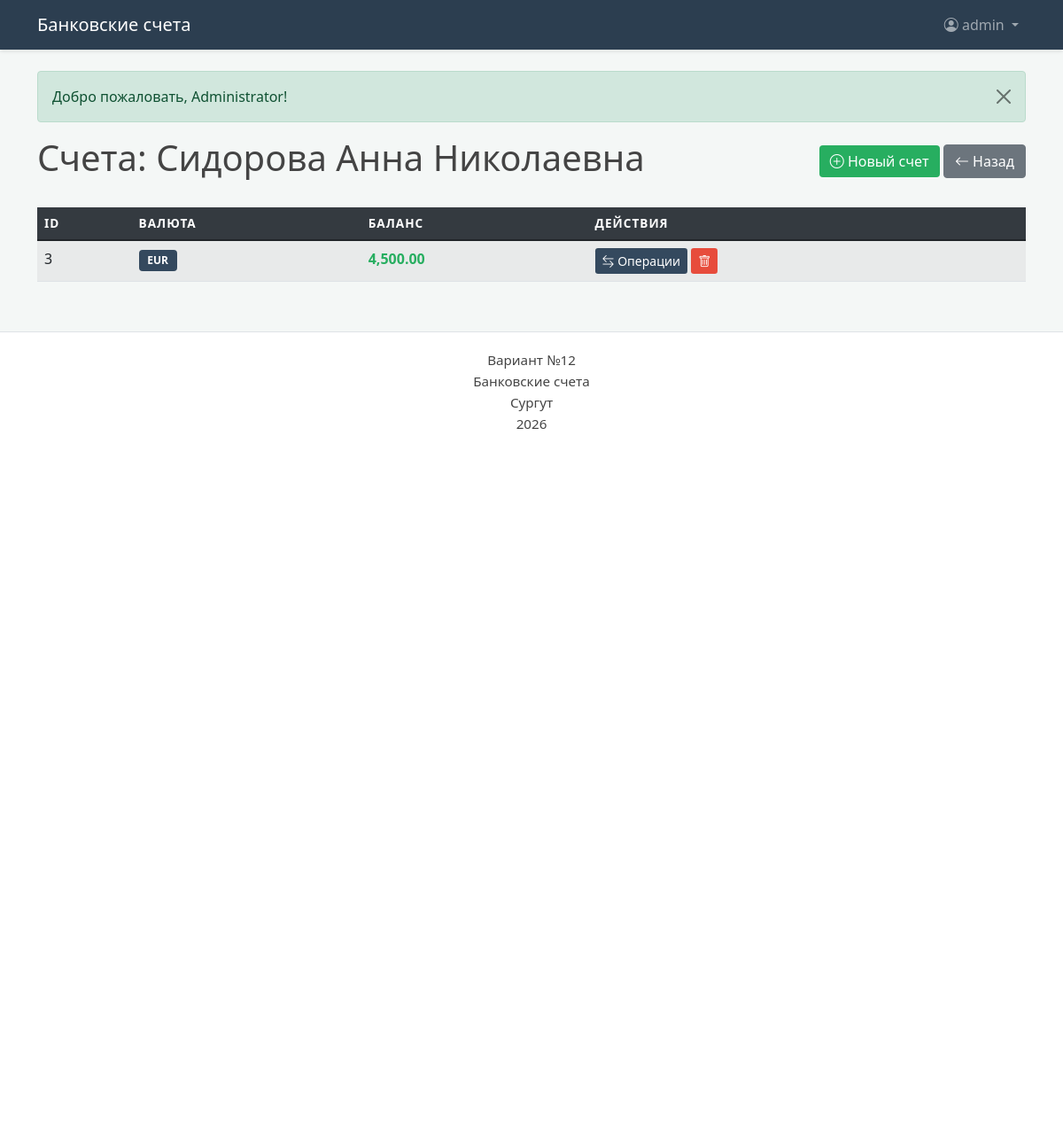
The page /wallets.php?client_id=3 (signed in) on the database its author committed.
### tables this page shows
CREATE TABLE `wallet` (
  `id` int(11) NOT NULL,
  `id_client` int(11) NOT NULL,
  `wallet_currency` varchar(10) NOT NULL
);

### wallets.php (the view, shortened to what this page needs)
<?php
require_once 'dbconnect.php';
$client_id = $_GET['client_id'] ?? 0;
$client = $pdo->prepare("SELECT * FROM сlients WHERE id = ?");
$client->execute([$client_id]);
$client = $client->fetch();
$wallets = $pdo->prepare("SELECT * FROM wallet WHERE id_client = ? ORDER BY id");
$wallets->execute([$client_id]);
$wallets = $wallets->fetchAll();
include 'header.php';
?>
<div class="d-flex justify-content-between align-items-center mb-4">
    <h1> Счета: <?= htmlspecialchars($client['full_name']) ?> </h1>
    <div>
        <a href="wallets_add.php?client_id=<?= $client_id ?>" class="btn btn-add">
            <i class="bi bi-plus-circle"></i> Новый счет
        </a>
        <a href="clients.php" class="btn btn-secondary">
            <i class="bi bi-arrow-left"></i> Назад
        </a>
    </div>
</div>
<div class="table-responsive">
    <table class="table table-striped table-hover">
        <thead>
            <tr>
                <th>ID</th>
                <th>Валюта</th>
                <th>Баланс</th>
                <th>Действия</th>
            </tr>
        </thead>
        <tbody>
            <?php foreach ($wallets as $wallet):
                $income = $pdo->prepare("SELECT COALESCE(SUM(total), 0) FROM prixod_operation WHERE id_wallet = ?");
                $income->execute([$wallet['id']]);
                $expense = $pdo->prepare("SELECT COALESCE(SUM(total), 0) FROM rashod_operation WHERE id_wallet = ?");
                $expense->execute([$wallet['id']]);
                $balance = $income->fetchColumn() - $expense->fetchColumn();
            ?>
            <tr>
                <td><?= $wallet['id'] ?></td>
                <td><span class="badge badge-custom"><?= $wallet['wallet_currency'] ?></span></td>
                <td class="<?= $balance >= 0 ? 'amount-pos' : 'amount-neg' ?>">
                    <?= number_format($balance, 2) ?>
                </td>
                <td>
                    <a href="operations.php?wallet_id=<?= $wallet['id'] ?>" class="btn btn-sm btn-action">
                        <i class="bi bi-arrow-left-right"></i> Операции
                    </a>
                    <a href="delete_wallet.php?id=<?= $wallet['id'] ?>&client_id=<?= $client_id ?>"
                       class="btn btn-sm btn-delete"
                       onclick="return confirm('Закрыть счет?')">
                        <i class="bi bi-trash"></i>
                    </a>
                </td>
            </tr>
            <?php endforeach; ?>
        </tbody>
    </table>
</div>
<?php include 'footer.php'; ?>

### style.css (style rules this page uses)
body { background-color: #f4f7f6; color: #444; font-family: 'Segoe UI', Roboto, Helvetica, Arial, sans-serif; }
.table thead th { background-color: #343a40; color: white; border: none; text-transform: uppercase; font-size: 0.85rem; letter-spacing: 1px; }
.amount-pos { color: #27ae60 !important; font-weight: bold; }
.badge-custom { background-color: #34495e !important; color: white; padding: 0.5em 0.8em; }
.btn-action { background-color: #34495e !important; color: white !important; border: none !important; transition: all 0.2s ease; }
.btn-delete { background-color: #e74c3c !important; color: white !important; border: none !important; }
.btn-add { background-color: #27ae60 !important; color: white !important; border: none !important; }

### rows shown on the page
сlients: full_name "Сидорова Анна Николаевна"
wallet: id "3", wallet_currency "EUR", balance "4,500.00"

### other values the page prints
$_SESSION['username'] "admin"
$_SESSION['message'] "Добро пожаловать, Administrator!"
